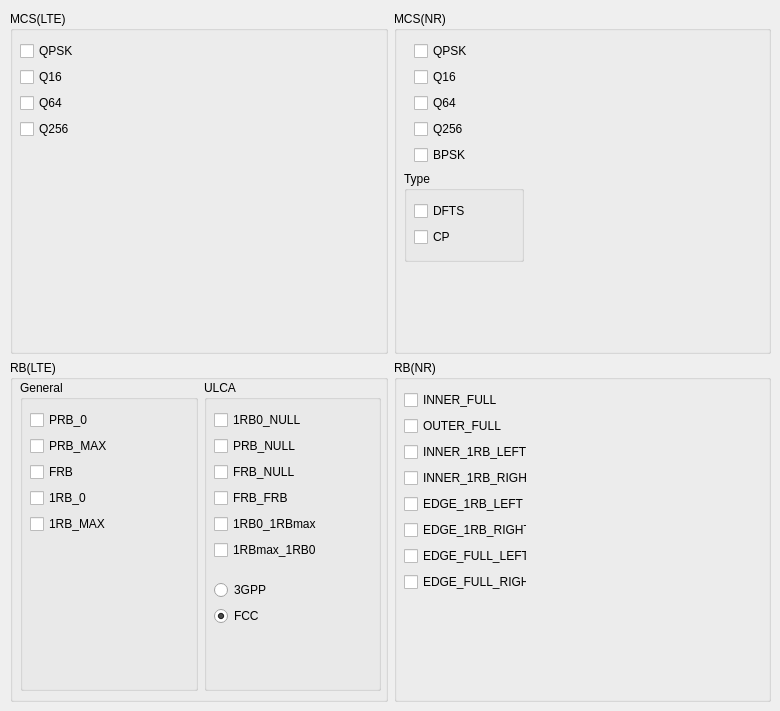
    <widget class="QWidget" name="mcs_rb">
     <property name="enabled">
      <bool>true</bool>
     </property>
     <attribute name="title">
      <string>MCS_RB</string>
     </attribute>
     <widget class="QWidget" name="layoutWidget">
      <property name="geometry">
       <rect>
        <x>10</x>
        <y>11</y>
        <width>761</width>
        <height>691</height>
       </rect>
      </property>
      <layout class="QGridLayout" name="gridLayout">
       <item row="0" column="1">
        <widget class="QGroupBox" name="mcs_nr_group">
         <property name="title">
          <string>MCS(NR)</string>
         </property>
         <widget class="QWidget" name="layoutWidget_22">
          <property name="geometry">
           <rect>
            <x>20</x>
            <y>30</y>
            <width>77</width>
            <height>126</height>
           </rect>
          </property>
          <layout class="QVBoxLayout" name="verticalLayout_mcs_nr">
           <item>
            <widget class="QCheckBox" name="qpsk_nr">
             <property name="text">
              <string>QPSK</string>
             </property>
            </widget>
           </item>
           <item>
            <widget class="QCheckBox" name="q16_nr">
             <property name="text">
              <string>Q16</string>
             </property>
            </widget>
           </item>
           <item>
            <widget class="QCheckBox" name="q64_nr">
             <property name="text">
              <string>Q64</string>
             </property>
            </widget>
           </item>
           <item>
            <widget class="QCheckBox" name="q256_nr">
             <property name="text">
              <string>Q256</string>
             </property>
            </widget>
           </item>
           <item>
            <widget class="QCheckBox" name="bpsk_nr">
             <property name="text">
              <string>BPSK</string>
             </property>
            </widget>
           </item>
          </layout>
         </widget>
         <widget class="QGroupBox" name="groupBox_type_nr">
          <property name="geometry">
           <rect>
            <x>10</x>
            <y>160</y>
            <width>120</width>
            <height>91</height>
           </rect>
          </property>
          <property name="title">
           <string>Type</string>
          </property>
          <widget class="QWidget" name="layoutWidget">
           <property name="geometry">
            <rect>
             <x>10</x>
             <y>30</y>
             <width>71</width>
             <height>48</height>
            </rect>
           </property>
           <layout class="QVBoxLayout" name="verticalLayout_type_nr">
            <item>
             <widget class="QCheckBox" name="dfts_nr">
              <property name="text">
               <string>DFTS</string>
              </property>
             </widget>
            </item>
            <item>
             <widget class="QCheckBox" name="cp_nr">
              <property name="text">
               <string>CP</string>
              </property>
             </widget>
            </item>
           </layout>
          </widget>
         </widget>
        </widget>
       </item>
       <item row="1" column="1">
        <widget class="QGroupBox" name="rb_nr_group">
         <property name="title">
          <string>RB(NR)</string>
         </property>
         <widget class="QWidget" name="layoutWidget_20">
          <property name="geometry">
           <rect>
            <x>10</x>
            <y>30</y>
            <width>123</width>
            <height>204</height>
           </rect>
          </property>
          <layout class="QVBoxLayout" name="verticalLayout_rb_nr">
           <item>
            <widget class="QCheckBox" name="inner_full_nr">
             <property name="text">
              <string>INNER_FULL</string>
             </property>
            </widget>
           </item>
           <item>
            <widget class="QCheckBox" name="outer_full_nr">
             <property name="text">
              <string>OUTER_FULL</string>
             </property>
            </widget>
           </item>
           <item>
            <widget class="QCheckBox" name="inner_1rb_left_nr">
             <property name="text">
              <string>INNER_1RB_LEFT</string>
             </property>
            </widget>
           </item>
           <item>
            <widget class="QCheckBox" name="inner_1rb_right_nr">
             <property name="text">
              <string>INNER_1RB_RIGHT</string>
             </property>
            </widget>
           </item>
           <item>
            <widget class="QCheckBox" name="edge_1rb_left_nr">
             <property name="text">
              <string>EDGE_1RB_LEFT</string>
             </property>
            </widget>
           </item>
           <item>
            <widget class="QCheckBox" name="edge_1rb_right_nr">
             <property name="text">
              <string>EDGE_1RB_RIGHT</string>
             </property>
            </widget>
           </item>
           <item>
            <widget class="QCheckBox" name="edge_full_left_nr">
             <property name="text">
              <string>EDGE_FULL_LEFT</string>
             </property>
            </widget>
           </item>
           <item>
            <widget class="QCheckBox" name="edge_full_right_nr">
             <property name="text">
              <string>EDGE_FULL_RIGHT</string>
             </property>
            </widget>
           </item>
          </layout>
         </widget>
        </widget>
       </item>
       <item row="0" column="0">
        <widget class="QGroupBox" name="mcs_lte_group">
         <property name="title">
          <string>MCS(LTE)</string>
         </property>
         <widget class="QWidget" name="layoutWidget_21">
          <property name="geometry">
           <rect>
            <x>10</x>
            <y>30</y>
            <width>77</width>
            <height>101</height>
           </rect>
          </property>
          <layout class="QVBoxLayout" name="verticalLayout_mcs_lte">
           <item>
            <widget class="QCheckBox" name="qpsk_lte">
             <property name="text">
              <string>QPSK</string>
             </property>
            </widget>
           </item>
           <item>
            <widget class="QCheckBox" name="q16_lte">
             <property name="text">
              <string>Q16</string>
             </property>
            </widget>
           </item>
           <item>
            <widget class="QCheckBox" name="q64_lte">
             <property name="text">
              <string>Q64</string>
             </property>
            </widget>
           </item>
           <item>
            <widget class="QCheckBox" name="q256_lte">
             <property name="text">
              <string>Q256</string>
             </property>
            </widget>
           </item>
          </layout>
         </widget>
        </widget>
       </item>
       <item row="1" column="0">
        <widget class="QGroupBox" name="rb_lte_group">
         <property name="title">
          <string>RB(LTE)</string>
         </property>
         <widget class="QWidget" name="">
          <property name="geometry">
           <rect>
            <x>10</x>
            <y>20</y>
            <width>361</width>
            <height>311</height>
           </rect>
          </property>
          <layout class="QHBoxLayout" name="horizontalLayout">
           <item>
            <widget class="QGroupBox" name="groupBox_2">
             <property name="title">
              <string>General</string>
             </property>
             <widget class="QWidget" name="layoutWidget">
              <property name="geometry">
               <rect>
                <x>10</x>
                <y>30</y>
                <width>161</width>
                <height>126</height>
               </rect>
              </property>
              <layout class="QVBoxLayout" name="verticalLayout_rb_lte">
               <item>
                <widget class="QCheckBox" name="prb0_lte">
                 <property name="text">
                  <string>PRB_0</string>
                 </property>
                </widget>
               </item>
               <item>
                <widget class="QCheckBox" name="prbmax_lte">
                 <property name="text">
                  <string>PRB_MAX</string>
                 </property>
                </widget>
               </item>
               <item>
                <widget class="QCheckBox" name="frb_lte">
                 <property name="text">
                  <string>FRB</string>
                 </property>
                </widget>
               </item>
               <item>
                <widget class="QCheckBox" name="one_rb_0_lte">
                 <property name="text">
                  <string>1RB_0</string>
                 </property>
                </widget>
               </item>
               <item>
                <widget class="QCheckBox" name="one_rb_max_lte">
                 <property name="text">
                  <string>1RB_MAX</string>
                 </property>
                </widget>
               </item>
              </layout>
             </widget>
            </widget>
           </item>
           <item>
            <widget class="QGroupBox" name="groupBox_3">
             <property name="title">
              <string>ULCA</string>
             </property>
             <widget class="QWidget" name="layoutWidget_25">
              <property name="geometry">
               <rect>
                <x>10</x>
                <y>30</y>
                <width>161</width>
                <height>152</height>
               </rect>
              </property>
              <layout class="QVBoxLayout" name="verticalLayout_rb_ulca_lte">
               <item>
                <widget class="QCheckBox" name="one_rb0_null">
                 <property name="text">
                  <string>1RB0_NULL</string>
                 </property>
                </widget>
               </item>
               <item>
                <widget class="QCheckBox" name="prb0_null">
                 <property name="text">
                  <string>PRB_NULL</string>
                 </property>
                </widget>
               </item>
               <item>
                <widget class="QCheckBox" name="frb_null">
                 <property name="text">
                  <string>FRB_NULL</string>
                 </property>
                </widget>
               </item>
               <item>
                <widget class="QCheckBox" name="frb_frb">
                 <property name="text">
                  <string>FRB_FRB</string>
                 </property>
                </widget>
               </item>
               <item>
                <widget class="QCheckBox" name="one_rb0_one_rbmax">
                 <property name="text">
                  <string>1RB0_1RBmax</string>
                 </property>
                </widget>
               </item>
               <item>
                <widget class="QCheckBox" name="one_rbmax_one_rb0">
                 <property name="text">
                  <string>1RBmax_1RB0</string>
                 </property>
                </widget>
               </item>
              </layout>
             </widget>
             <widget class="QWidget" name="">
              <property name="geometry">
               <rect>
                <x>10</x>
                <y>200</y>
                <width>91</width>
                <height>48</height>
               </rect>
              </property>
              <layout class="QVBoxLayout" name="verticalLayout_criteria_ulca_lte">
               <item>
                <widget class="QRadioButton" name="criteria_ulca_lte_3gpp_radioButton">
                 <property name="enabled">
                  <bool>true</bool>
                 </property>
                 <property name="text">
                  <string>3GPP</string>
                 </property>
                </widget>
               </item>
               <item>
                <widget class="QRadioButton" name="criteria_ulca_lte_fcc_radioButton">
                 <property name="enabled">
                  <bool>true</bool>
                 </property>
                 <property name="text">
                  <string>FCC</string>
                 </property>
                 <property name="checked">
                  <bool>true</bool>
                 </property>
                </widget>
               </item>
              </layout>
             </widget>
            </widget>
           </item>
          </layout>
         </widget>
        </widget>
       </item>
      </layout>
     </widget>
    </widget>
